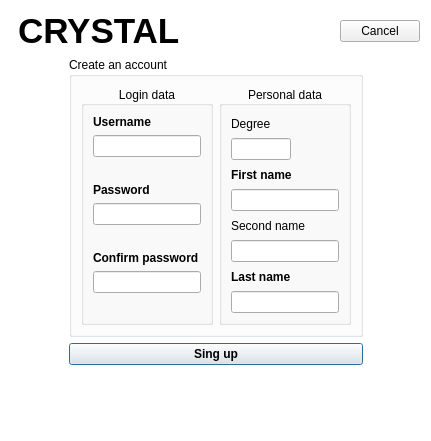
<?xml version="1.0" encoding="UTF-8"?>
<ui version="4.0">
 <class>DialogCreateAnAccount</class>
 <widget class="QDialog" name="DialogCreateAnAccount">
  <property name="geometry">
   <rect>
    <x>0</x>
    <y>0</y>
    <width>431</width>
    <height>441</height>
   </rect>
  </property>
  <property name="windowTitle">
   <string>Create an account</string>
  </property>
  <property name="styleSheet">
   <string notr="true">QDialog {
	background-color: rgb(255, 255, 255);
}</string>
  </property>
  <layout class="QGridLayout" name="gridLayout_5">
   <item row="0" column="0" colspan="3">
    <layout class="QGridLayout" name="gridLayout_4">
     <property name="spacing">
      <number>0</number>
     </property>
     <item row="0" column="0" rowspan="2">
      <widget class="QLabel" name="logo_label">
       <property name="maximumSize">
        <size>
         <width>50</width>
         <height>50</height>
        </size>
       </property>
       <property name="text">
        <string/>
       </property>
       <property name="pixmap">
        <pixmap resource="resources.qrc">:/logo_crystal.png</pixmap>
       </property>
       <property name="scaledContents">
        <bool>true</bool>
       </property>
      </widget>
     </item>
     <item row="0" column="4" rowspan="2">
      <widget class="QPushButton" name="cancel_pushButton">
       <property name="text">
        <string>Cancel</string>
       </property>
       <property name="autoDefault">
        <bool>false</bool>
       </property>
      </widget>
     </item>
     <item row="0" column="1" rowspan="2" colspan="2">
      <widget class="QLabel" name="label_2">
       <property name="font">
        <font>
         <pointsize>26</pointsize>
         <weight>75</weight>
         <bold>true</bold>
        </font>
       </property>
       <property name="text">
        <string>CRYSTAL</string>
       </property>
       <property name="alignment">
        <set>Qt::AlignBottom|Qt::AlignLeading|Qt::AlignLeft</set>
       </property>
      </widget>
     </item>
     <item row="0" column="3" rowspan="2">
      <spacer name="horizontalSpacer">
       <property name="orientation">
        <enum>Qt::Horizontal</enum>
       </property>
       <property name="sizeHint" stdset="0">
        <size>
         <width>40</width>
         <height>20</height>
        </size>
       </property>
      </spacer>
     </item>
    </layout>
   </item>
   <item row="1" column="0" rowspan="2">
    <spacer name="horizontalSpacer_2">
     <property name="orientation">
      <enum>Qt::Horizontal</enum>
     </property>
     <property name="sizeHint" stdset="0">
      <size>
       <width>25</width>
       <height>268</height>
      </size>
     </property>
    </spacer>
   </item>
   <item row="1" column="1">
    <widget class="QGroupBox" name="groupBox">
     <property name="title">
      <string>Create an account</string>
     </property>
     <layout class="QGridLayout" name="gridLayout_3">
      <item row="0" column="1" rowspan="2">
       <widget class="QGroupBox" name="groupBox_2">
        <property name="title">
         <string>Personal data</string>
        </property>
        <property name="alignment">
         <set>Qt::AlignCenter</set>
        </property>
        <layout class="QGridLayout" name="gridLayout">
         <item row="5" column="1">
          <widget class="QLineEdit" name="secondName_lineEdit"/>
         </item>
         <item row="2" column="1">
          <widget class="QLabel" name="label_7">
           <property name="font">
            <font>
             <weight>75</weight>
             <bold>true</bold>
            </font>
           </property>
           <property name="text">
            <string>First name</string>
           </property>
           <property name="alignment">
            <set>Qt::AlignLeading|Qt::AlignLeft|Qt::AlignVCenter</set>
           </property>
          </widget>
         </item>
         <item row="1" column="1">
          <widget class="QLineEdit" name="degree_lineEdit">
           <property name="maximumSize">
            <size>
             <width>60</width>
             <height>16777215</height>
            </size>
           </property>
          </widget>
         </item>
         <item row="0" column="1">
          <widget class="QLabel" name="label_6">
           <property name="text">
            <string>Degree</string>
           </property>
           <property name="alignment">
            <set>Qt::AlignLeading|Qt::AlignLeft|Qt::AlignVCenter</set>
           </property>
          </widget>
         </item>
         <item row="4" column="1">
          <widget class="QLabel" name="label_8">
           <property name="text">
            <string>Second name</string>
           </property>
           <property name="alignment">
            <set>Qt::AlignLeading|Qt::AlignLeft|Qt::AlignVCenter</set>
           </property>
          </widget>
         </item>
         <item row="3" column="1">
          <widget class="QLineEdit" name="firstName_lineEdit"/>
         </item>
         <item row="7" column="1">
          <widget class="QLineEdit" name="lastName_lineEdit"/>
         </item>
         <item row="6" column="1">
          <widget class="QLabel" name="label_9">
           <property name="font">
            <font>
             <weight>75</weight>
             <bold>true</bold>
            </font>
           </property>
           <property name="text">
            <string>Last name</string>
           </property>
           <property name="alignment">
            <set>Qt::AlignLeading|Qt::AlignLeft|Qt::AlignVCenter</set>
           </property>
          </widget>
         </item>
        </layout>
       </widget>
      </item>
      <item row="0" column="0" rowspan="2">
       <widget class="QGroupBox" name="groupBox_3">
        <property name="title">
         <string>Login data</string>
        </property>
        <property name="alignment">
         <set>Qt::AlignCenter</set>
        </property>
        <layout class="QGridLayout" name="gridLayout_2">
         <item row="6" column="1">
          <widget class="QLabel" name="label_5">
           <property name="font">
            <font>
             <weight>75</weight>
             <bold>true</bold>
            </font>
           </property>
           <property name="text">
            <string>Confirm password</string>
           </property>
           <property name="alignment">
            <set>Qt::AlignLeading|Qt::AlignLeft|Qt::AlignVCenter</set>
           </property>
          </widget>
         </item>
         <item row="7" column="1">
          <widget class="QLineEdit" name="confirmPassword_lineEdit">
           <property name="echoMode">
            <enum>QLineEdit::Password</enum>
           </property>
          </widget>
         </item>
         <item row="4" column="1">
          <widget class="QLineEdit" name="password_lineEdit">
           <property name="echoMode">
            <enum>QLineEdit::Password</enum>
           </property>
          </widget>
         </item>
         <item row="0" column="1">
          <widget class="QLabel" name="label">
           <property name="font">
            <font>
             <weight>75</weight>
             <bold>true</bold>
            </font>
           </property>
           <property name="text">
            <string>Username</string>
           </property>
           <property name="alignment">
            <set>Qt::AlignLeading|Qt::AlignLeft|Qt::AlignVCenter</set>
           </property>
          </widget>
         </item>
         <item row="5" column="1">
          <widget class="QLabel" name="warnigPassword_label">
           <property name="enabled">
            <bool>true</bool>
           </property>
           <property name="font">
            <font>
             <weight>75</weight>
             <bold>true</bold>
            </font>
           </property>
           <property name="styleSheet">
            <string notr="true">color: rgb(255, 0, 0);</string>
           </property>
           <property name="text">
            <string/>
           </property>
           <property name="alignment">
            <set>Qt::AlignRight|Qt::AlignTrailing|Qt::AlignVCenter</set>
           </property>
          </widget>
         </item>
         <item row="3" column="1">
          <widget class="QLabel" name="label_4">
           <property name="font">
            <font>
             <weight>75</weight>
             <bold>true</bold>
            </font>
           </property>
           <property name="text">
            <string>Password</string>
           </property>
           <property name="alignment">
            <set>Qt::AlignLeading|Qt::AlignLeft|Qt::AlignVCenter</set>
           </property>
          </widget>
         </item>
         <item row="2" column="1">
          <widget class="QLabel" name="warnigUsername_label">
           <property name="font">
            <font>
             <weight>75</weight>
             <bold>true</bold>
            </font>
           </property>
           <property name="styleSheet">
            <string notr="true">color: rgb(255, 0, 0);</string>
           </property>
           <property name="text">
            <string/>
           </property>
           <property name="alignment">
            <set>Qt::AlignRight|Qt::AlignTrailing|Qt::AlignVCenter</set>
           </property>
          </widget>
         </item>
         <item row="1" column="1">
          <widget class="QLineEdit" name="username_lineEdit"/>
         </item>
         <item row="8" column="1">
          <widget class="QLabel" name="warnigConfirmPassword_label">
           <property name="enabled">
            <bool>true</bool>
           </property>
           <property name="font">
            <font>
             <weight>75</weight>
             <bold>true</bold>
            </font>
           </property>
           <property name="styleSheet">
            <string notr="true">color: rgb(255, 0, 0);</string>
           </property>
           <property name="text">
            <string/>
           </property>
           <property name="alignment">
            <set>Qt::AlignRight|Qt::AlignTrailing|Qt::AlignVCenter</set>
           </property>
          </widget>
         </item>
        </layout>
       </widget>
      </item>
     </layout>
    </widget>
   </item>
   <item row="1" column="2" rowspan="2">
    <spacer name="horizontalSpacer_3">
     <property name="orientation">
      <enum>Qt::Horizontal</enum>
     </property>
     <property name="sizeHint" stdset="0">
      <size>
       <width>38</width>
       <height>258</height>
      </size>
     </property>
    </spacer>
   </item>
   <item row="2" column="1">
    <widget class="QPushButton" name="singUp_pushButton">
     <property name="font">
      <font>
       <weight>75</weight>
       <bold>true</bold>
      </font>
     </property>
     <property name="text">
      <string>Sing up</string>
     </property>
    </widget>
   </item>
   <item row="3" column="1">
    <spacer name="verticalSpacer">
     <property name="orientation">
      <enum>Qt::Vertical</enum>
     </property>
     <property name="sizeHint" stdset="0">
      <size>
       <width>20</width>
       <height>75</height>
      </size>
     </property>
    </spacer>
   </item>
  </layout>
 </widget>
 <tabstops>
  <tabstop>username_lineEdit</tabstop>
  <tabstop>password_lineEdit</tabstop>
  <tabstop>confirmPassword_lineEdit</tabstop>
  <tabstop>degree_lineEdit</tabstop>
  <tabstop>firstName_lineEdit</tabstop>
  <tabstop>secondName_lineEdit</tabstop>
  <tabstop>lastName_lineEdit</tabstop>
  <tabstop>singUp_pushButton</tabstop>
  <tabstop>cancel_pushButton</tabstop>
 </tabstops>
 <resources>
  <include location="resources.qrc"/>
 </resources>
 <connections/>
</ui>
